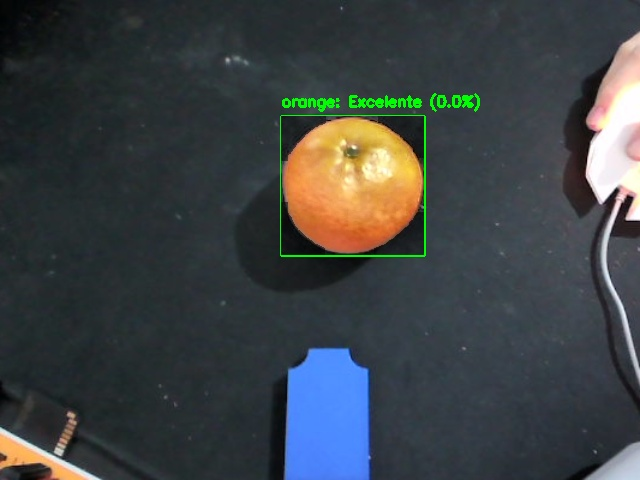
#> input picture software/clasificador_naranjas_YOLOv10/capturas/naranja_20250308_123400.jpg, 640 x 480 px; its folder holds only this picture in this run
$ python -i YOLOv10.py   (imports and definitions only)
#> lines starting #> are read from the running program, lines starting #| are printed output that depends on the picture
#> further down, picture is the input picture: shape (480, 640, 3); mean B, G, R 68, 66.2, 60.8
"""
Sistema de Clasificación de Naranjas con Detección de Defectos
===========================================================

Este programa implementa un sistema híbrido que combina detección de objetos con YOLOv10
y análisis de defectos mediante procesamiento de imagen tradicional para clasificar
naranjas en tiempo real.

Características principales:
- Detección precisa de naranjas usando YOLOv10
- Análisis de defectos superficiales mediante procesamiento de imagen
- Máscara de segmentación para analizar solo la superficie de la naranja
- Interfaz gráfica con controles ajustables de color
- Generación de informes en CSV
- Captura y almacenamiento de imágenes clasificadas

Autor: [Joan Ruiz Verdú]
Fecha: [03/03/2025]
Versión: 2
"""

# cv2 (OpenCV): Biblioteca de visión por computadora para procesamiento de imágenes y video
# Desarrollada originalmente por Intel, ahora mantenida como proyecto de código abierto
import cv2

# numpy: Biblioteca para computación científica con soporte para arrays multidimensionales
# Mantenida por la comunidad de código abierto bajo NumFOCUS
import numpy as np

# os: Módulo de la biblioteca estándar de Python para interactuar con el sistema operativo
# Desarrollado y mantenido por Python Software Foundation
import os

# csv: Módulo de la biblioteca estándar de Python para leer y escribir archivos CSV
# Desarrollado y mantenido por Python Software Foundation
import csv

# datetime: Módulo de la biblioteca estándar de Python para manipular fechas y horas
# Desarrollado y mantenido por Python Software Foundation
from datetime import datetime

# threading: Módulo de la biblioteca estándar de Python para programación con hilos
# Desarrollado y mantenido por Python Software Foundation
import threading

# tkinter: Biblioteca estándar de Python para crear interfaces gráficas de usuario (GUI)
# Desarrollado por Python Software Foundation, basado en Tk de Tcl Core Team
import tkinter as tk

# ttk: Extensión de tkinter que proporciona widgets con tema mejorado
# messagebox: Módulo de tkinter para mostrar cuadros de diálogo
# Ambos desarrollados por Python Software Foundation, basados en Tk
from tkinter import ttk, messagebox

# PIL (Pillow): Biblioteca para abrir, manipular y guardar diferentes formatos de imagen
# Originalmente Python Imaging Library, ahora mantenida como Pillow por la comunidad
# ImageTk: Módulo de PIL para integración con tkinter
from PIL import Image, ImageTk

#ultralytics: Biblioteca que implementa modelos YOLO (You Only Look Once) para detección de objetos
#Desarrollada y mantenida por Ultralytics LLC, ofrece implementaciones optimizadas de la familia de modelos YOLO
#YOLO: Clase principal que permite cargar, entrenar e inferir con modelos de la familia YOLO
from ultralytics import YOLO

# io: Módulo de la biblioteca estándar de Python para operaciones de entrada/salida
# Desarrollado y mantenido por Python Software Foundation
import io

# base64: Módulo de la biblioteca estándar de Python para codificar y decodificar datos en base64
# Desarrollado y mantenido por Python Software Foundation
import base64

# =============================================
# CONSTANTES Y CONFIGURACIONES GLOBALES
# =============================================
# [1 line that did not run here, left out]
HSV_GLOBAL = None
ULTIMO_CLIC = None

class ControlColor(ttk.LabelFrame):
    """
    Clase para crear un conjunto de controles deslizantes para ajustar rangos HSV.

    Proporciona una interfaz gráfica que permite ajustar los valores mínimos y máximos
    de H (Matiz), S (Saturación) y V (Valor) para la detección de colores específicos.

    Attributes:
        h_min, s_min, v_min: Controles deslizantes para los valores mínimos de HSV
        h_max, s_max, v_max: Controles deslizantes para los valores máximos de HSV
    """
    # [66 lines left out: functions __init__, obtener_valores, not called in this run]

# =============================================
# FUNCIONES DE PROCESAMIENTO DE IMAGEN
# =============================================

def corregir_iluminacion(imagen):
    """
    Aplica corrección de iluminación utilizando CLAHE (Ecualización Adaptativa de Histograma con Limitación de Contraste).

    Este método mejora el contraste de la imagen, especialmente útil en condiciones
    de iluminación variable, facilitando la detección de características.

    Args:
        imagen: Imagen en formato BGR (OpenCV)

    Returns:
        ndarray: Imagen con iluminación corregida
    """
    lab = cv2.cvtColor(imagen, cv2.COLOR_BGR2LAB)
#> lab: shape (480, 640, 3); mean of channels 0, 1, 2 69.4, 127.5, 126.1
    l, a, b = cv2.split(lab)
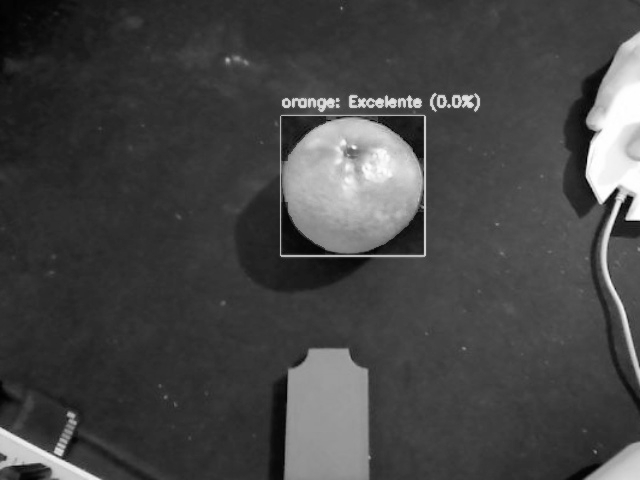
#> l: shape (480, 640); min 1, max 255, mean 69.4
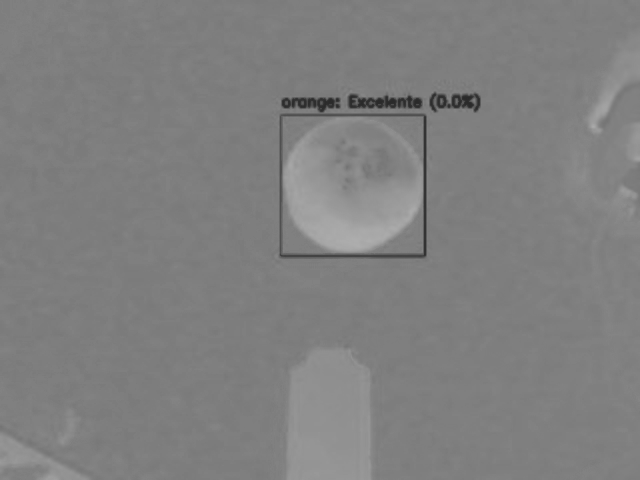
#> a: shape (480, 640); min 42, max 173, mean 127.5
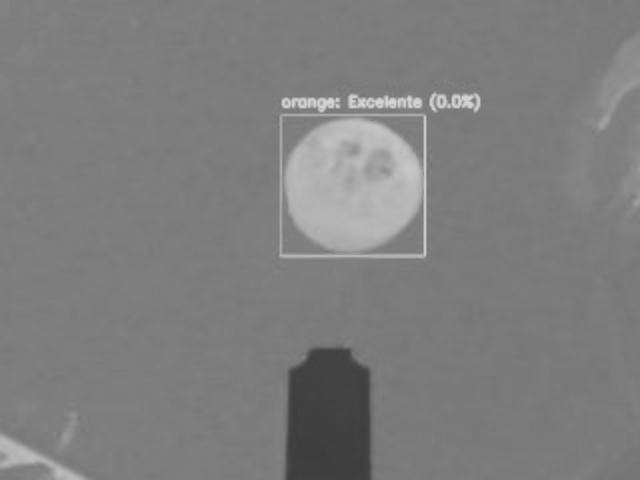
#> b: shape (480, 640); min 61, max 211, mean 126.1
    clahe = cv2.createCLAHE(clipLimit=3.0, tileGridSize=(8,8))
    l_corregido = clahe.apply(l)
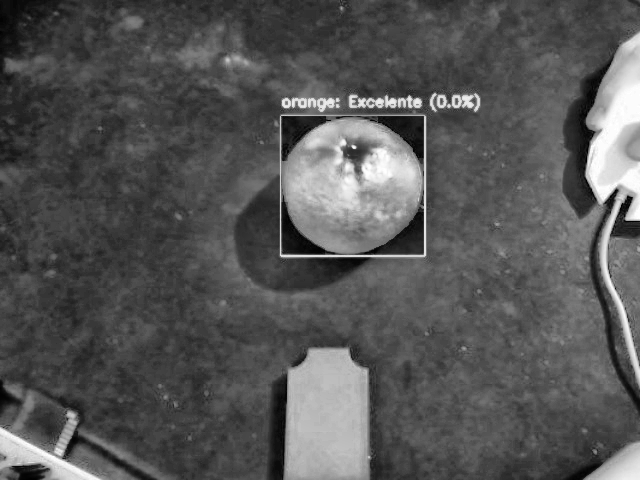
#> l_corregido: shape (480, 640); min 1, max 255, mean 85.9
    lab_corregido = cv2.merge((l_corregido, a, b))
#> lab_corregido: shape (480, 640, 3); mean of channels 0, 1, 2 85.9, 127.5, 126.1
    return cv2.cvtColor(lab_corregido, cv2.COLOR_LAB2BGR)
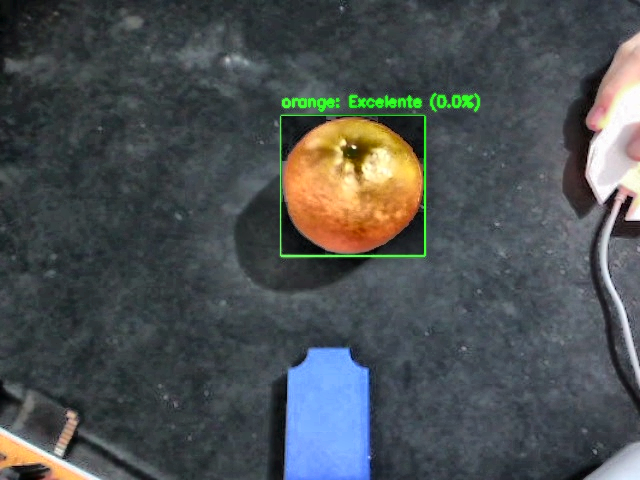
#> returned value: shape (480, 640, 3); mean B, G, R 82, 80.9, 75.6

# [61 lines left out: functions configurar_rangos_color, crear_directorios, clasificar_fruta, not called in this run]

class Aplicacion:
    """
    Clase principal que implementa la aplicación de clasificación de naranjas.

    Esta clase gestiona la interfaz gráfica, la captura de video, el procesamiento
    de imágenes, la detección de naranjas y la clasificación según defectos.

    Attributes:
        raiz: Ventana principal de Tkinter
        camara: Objeto de captura de video
        analizando: Indica si el análisis está en curso
        ultimo_fotograma: Último fotograma procesado
        ruta_guardado: Ruta donde se guardan las capturas
        rangos: Rangos HSV para detección de defectos
        parametros: Parámetros para clasificación
        nivel_zoom: Nivel actual de zoom
        centro_zoom: Centro del zoom en coordenadas relativas
    """
    # [572 lines left out: functions __init__, cargar_logo, configurar_gui, actualizar_valores_hsv, actualizar_rangos_color, iniciar_analisis and 13 more, not called in this run]

# [5 lines not run here, left out]

>>> import cv2
>>> picture = cv2.imread('capturas/naranja_20250308_123400.jpg')
>>> result = corregir_iluminacion(picture)

$ run again, on software/clasificador_naranjas_YOLOv10/capturas/naranja_20250308_123438.jpg
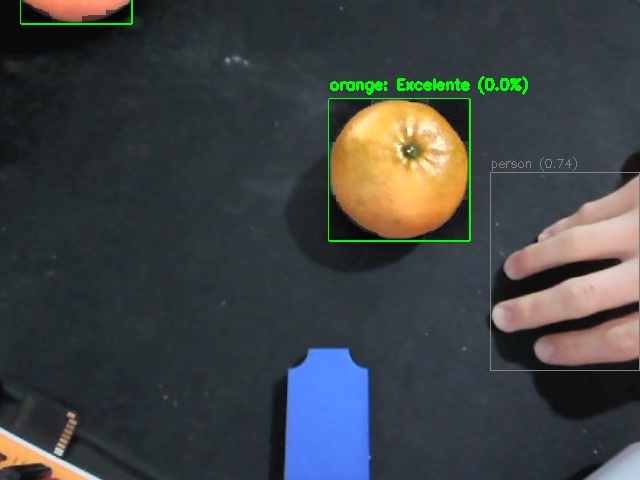
#> input picture software/clasificador_naranjas_YOLOv10/capturas/naranja_20250308_123438.jpg, 640 x 480 px
#> picture is the input picture: shape (480, 640, 3); mean B, G, R 67.1, 66, 62.3
#> lab: shape (480, 640, 3); mean of channels 0, 1, 2 69.4, 128, 126.6
#> in corregir_iluminacion, `l, a, b = cv2.split(lab)`:
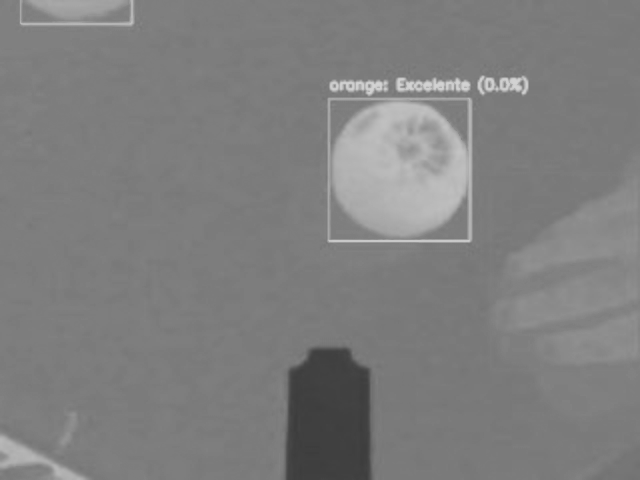
#> b: shape (480, 640); min 61, max 211, mean 126.6
#> lab_corregido: shape (480, 640, 3); mean of channels 0, 1, 2 84.9, 128, 126.6
#> in corregir_iluminacion, `return cv2.cvtColor(lab_corregido, cv2.COLOR_LAB2BGR)`:
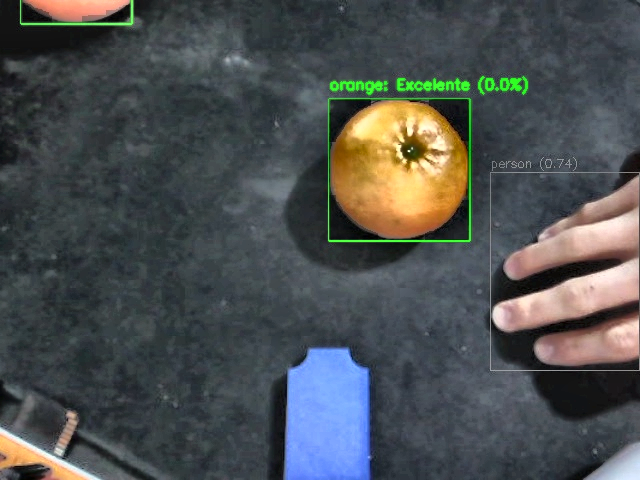
#> returned value: shape (480, 640, 3); mean B, G, R 80.5, 79.9, 76

$ run again, on software/clasificador_naranjas_YOLOv10/capturas/naranja_20250308_123956.jpg
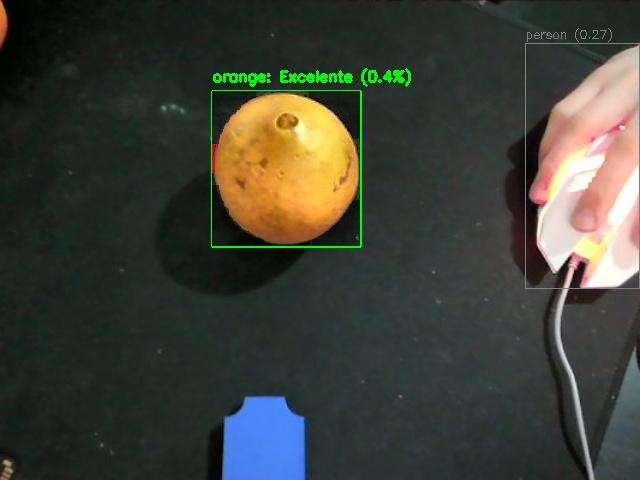
#> input picture software/clasificador_naranjas_YOLOv10/capturas/naranja_20250308_123956.jpg, 640 x 480 px
#> picture is the input picture: shape (480, 640, 3); mean B, G, R 55.4, 64.4, 61.6
#> lab: shape (480, 640, 3); mean of channels 0, 1, 2 66.4, 125.9, 132.7
#> in corregir_iluminacion, `l, a, b = cv2.split(lab)`:
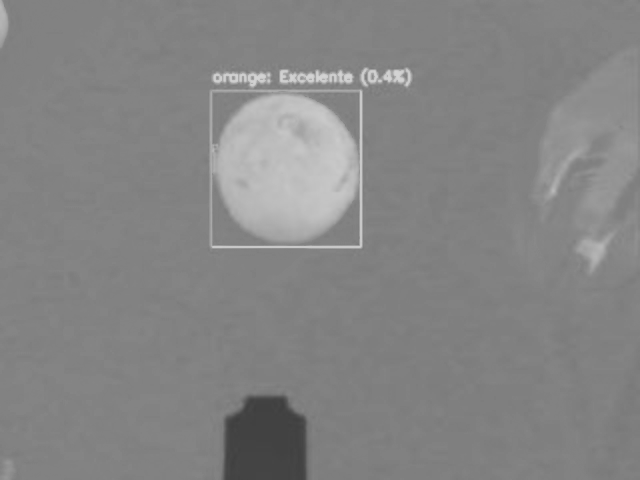
#> b: shape (480, 640); min 62, max 211, mean 132.7
#> lab_corregido: shape (480, 640, 3); mean of channels 0, 1, 2 82.6, 125.9, 132.7
#> in corregir_iluminacion, `return cv2.cvtColor(lab_corregido, cv2.COLOR_LAB2BGR)`:
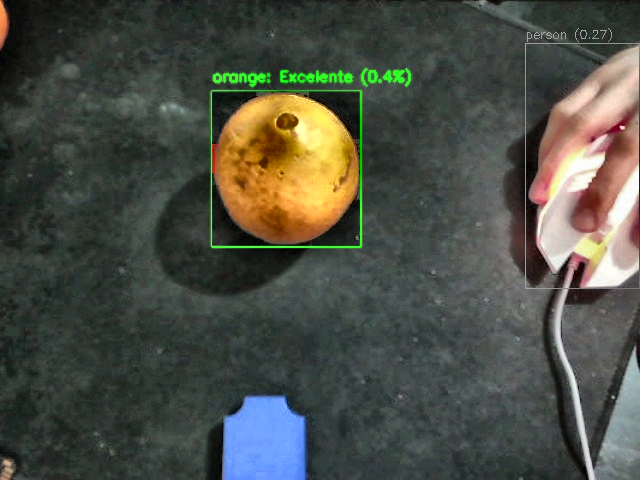
#> returned value: shape (480, 640, 3); mean B, G, R 69.2, 78.5, 75.2

$ run again, on software/clasificador_naranjas_YOLOv10/capturas/naranja_20250308_124007.jpg
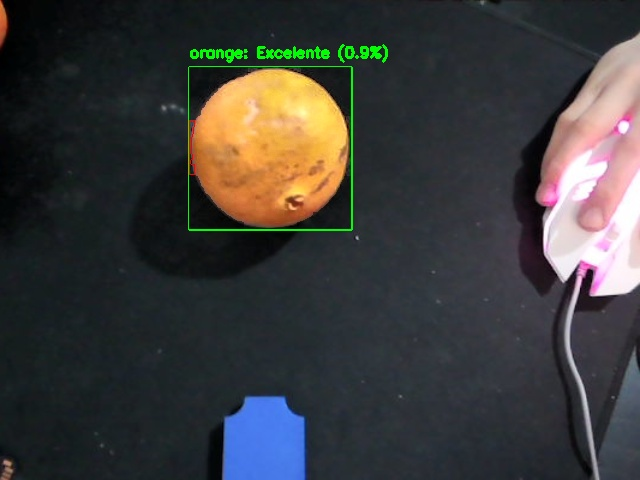
#> input picture software/clasificador_naranjas_YOLOv10/capturas/naranja_20250308_124007.jpg, 640 x 480 px
#> picture is the input picture: shape (480, 640, 3); mean B, G, R 58.9, 59.8, 60.2
#> lab: shape (480, 640, 3); mean of channels 0, 1, 2 62.3, 129, 128.2
#> in corregir_iluminacion, `l, a, b = cv2.split(lab)`:
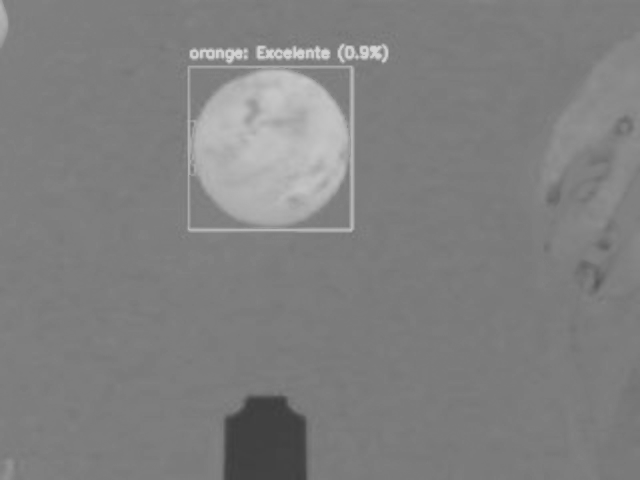
#> b: shape (480, 640); min 61, max 211, mean 128.2
#> lab_corregido: shape (480, 640, 3); mean of channels 0, 1, 2 79.7, 129, 128.2
#> in corregir_iluminacion, `return cv2.cvtColor(lab_corregido, cv2.COLOR_LAB2BGR)`:
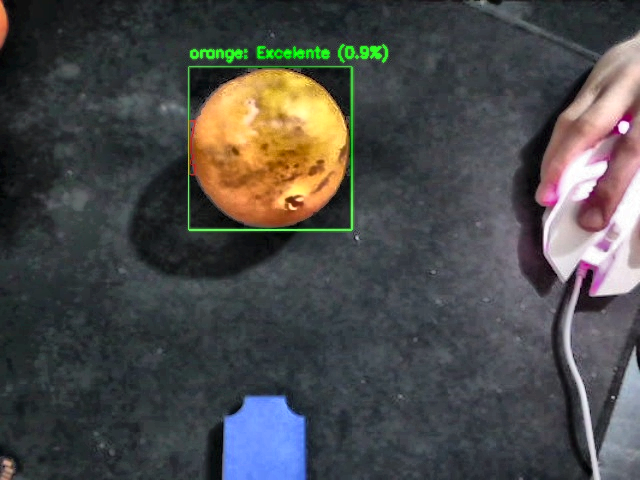
#> returned value: shape (480, 640, 3); mean B, G, R 73.8, 74.8, 74.8
